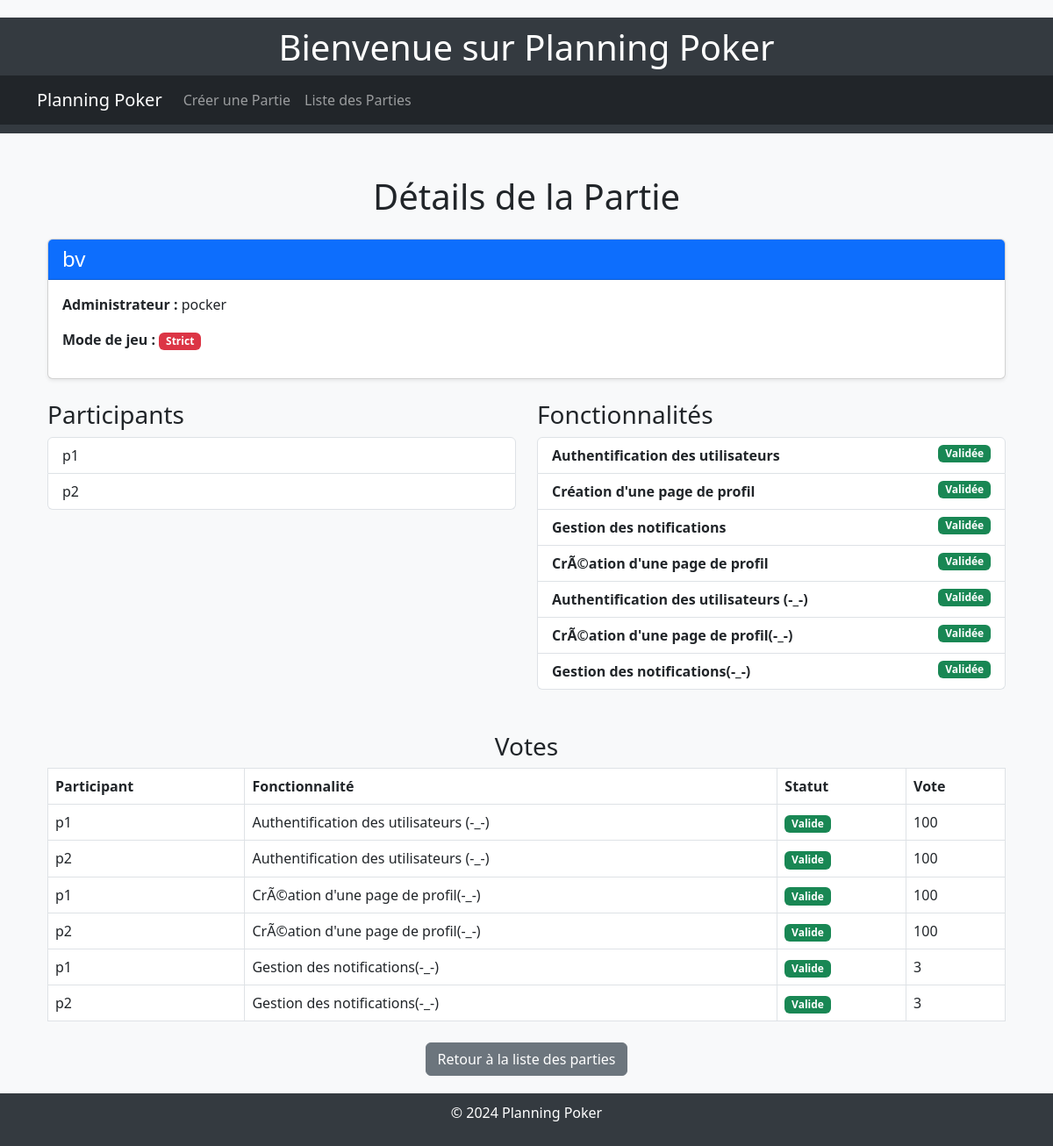
/partie/12/, run on the app's committed database.
### myapp/models.py (models this page shows, shortened)
class Partie(models.Model):
    nom = models.CharField(max_length=200, unique=True)
    admin = models.ForeignKey(Participant, on_delete=models.SET_NULL, null=True, related_name='parties_gerees')
    participants = models.ManyToManyField(Participant, related_name='parties')
    statut = models.CharField(max_length=20, default="new")
    mode_jeu = models.CharField(
        max_length=50,
        choices=[('strict', 'Strict'), ('moyenne', 'Moyenne')],
        default='strict'
    )
    fonctionnalites = models.ManyToManyField(Fonctionnalite, related_name='parties', blank=True)  # Ajout des fonctionnalités

class Participant(models.Model):
    pseudo = models.CharField(max_length=200, unique=True)
    est_admin = models.BooleanField(default=False)  # Pour déterminer si le joueur est admin

class Fonctionnalite(models.Model):
    name = models.CharField(max_length=200)
    description = models.TextField()
    valide = models.BooleanField(default=False)  # Indique si la fonctionnalité a été validée par tous
    difficulte = models.FloatField(null=True, blank=True)  # Moyenne des votes

class Vote(models.Model):
    PARTIE_CHOICES = [
        ('strict', 'Strict'),
        ('moyenne', 'Moyenne'),
        ('mediane', 'Médiane'),
        ('majorite_absolue', 'Majorité absolue'),
        ('majorite_relative', 'Majorité relative'),
    ]
    participant = models.ForeignKey(Participant, on_delete=models.CASCADE)
    fonctionnalite = models.ForeignKey(Fonctionnalite, on_delete=models.CASCADE)
    partie = models.ForeignKey(Partie, on_delete=models.CASCADE)
    vote = models.CharField(max_length=20)  # Permet des valeurs numériques ou textuelles
    mode_jeu = models.CharField(max_length=20, choices=PARTIE_CHOICES)
    fonctionnalite_valide = models.BooleanField(default=False)  # Sauvegarde l'état valide/non-valide

### myapp/views.py (the view)
# urls.py: path('partie/<int:id>/', views.detail_partie, name='detail_partie'),
def detail_partie(request, id):
    partie = get_object_or_404(Partie, id=id)
    votes = Vote.objects.filter(partie=partie)
    return render(request, 'parties/detail_partie.html', {
        'partie': partie,
        'votes': votes,
    })

### myapp/templates/parties/detail_partie.html (shortened to what this page needs)
{% extends 'base_generic.html' %}
{% block content %}
<div class="container mt-5">
    <h1 class="text-center mb-4">Détails de la Partie</h1>
    <div class="card mb-4 shadow-sm">
        <div class="card-header bg-primary text-white">
            <h4 class="card-title mb-0">{{ partie.nom }}</h4>
        </div>
        <div class="card-body">
            <p><strong>Administrateur :</strong> {{ partie.admin.pseudo }}</p>
            <p><strong>Mode de jeu :</strong>
                {% if partie.mode_jeu == 'strict' %}
                    <span class="badge bg-danger">Strict</span>
                {% else %}
                    <span class="badge bg-success">Moyenne</span>
                {% endif %}
            </p>
        </div>
    </div>
    <div class="row">
        <div class="col-md-6">
            <h3>Participants</h3>
            <ul class="list-group">
                {% for participant in partie.participants.all %}
                    <li class="list-group-item">{{ participant.pseudo }}</li>
                {% endfor %}
            </ul>
        </div>
        <div class="col-md-6">
            <h3>Fonctionnalités</h3>
            <ul class="list-group">
                {% for fonctionnalite in partie.fonctionnalites.all %}
                    <li class="list-group-item">
                        <strong>{{ fonctionnalite.name }}</strong>
                        {% if fonctionnalite.valide %}
                            <span class="badge bg-success float-end">Validée</span>
                        {% else %}
                            <span class="badge bg-warning text-dark float-end">En attente</span>
                        {% endif %}
                    </li>
                {% endfor %}
            </ul>
        </div>
    </div>
    <div class="mt-5">
        <h3 class="text-center">Votes</h3>
        <table class="table table-bordered">
            <thead>
                <tr>
                    <th>Participant</th>
                    <th>Fonctionnalité</th>
                    <th>Statut</th>
                    <th>Vote</th>
                </tr>
            </thead>
            <tbody>
                {% for vote in votes %}
                <tr>
                    <td>{{ vote.participant.pseudo }}</td>
                    <td>
                        {% if vote.fonctionnalite %}
                            {{ vote.fonctionnalite.name }}
                        {% else %}
                            <em>Fonctionnalité supprimée</em>
                        {% endif %}
                    </td>
                    <td>
                        {% if vote.fonctionnalite and vote.fonctionnalite.valide %}
                            <span class="badge bg-success">Valide</span>
                        {% elif not vote.fonctionnalite %}
                            <span class="badge bg-secondary">Supprimée</span>
                        {% else %}
                            <span class="badge bg-warning text-dark">Non valide</span>
                        {% endif %}
                    </td>
                    <td>{{ vote.vote }}</td>
                </tr>
                {% empty %}
                <tr>
                    <td colspan="4" class="text-center">Aucun vote n'a été enregistré pour cette partie.</td>
                </tr>
                {% endfor %}
            </tbody>
        </table>
    </div>
    <div class="text-center mt-4">
        <a href="{% url 'lister_parties' %}" class="btn btn-secondary">Retour à la liste des parties</a>
    </div>
</div>
{% endblock %}

### myapp/templates/base_generic.html (style rules this page uses)
body { background-color: #f8f9fa; margin-top: 20px; }

### data on the page
Partie: nom "bv", admin.pseudo "pocker"
Participant: pseudo "p1"
Participant: pseudo "p2"
Fonctionnalite: name "Authentification des utilisateurs", valide "Validée"
Fonctionnalite: name "Création d'une page de profil", valide "Validée"
Fonctionnalite: name "Gestion des notifications", valide "Validée"
Fonctionnalite: name "CrÃ©ation d'une page de profil", valide "Validée"
Fonctionnalite: name "Authentification des utilisateurs (-_-)", valide "Validée"
Fonctionnalite: name "CrÃ©ation d'une page de profil(-_-)", valide "Validée"
Fonctionnalite: name "Gestion des notifications(-_-)", valide "Validée"
Vote: participant.pseudo "p1", fonctionnalite.name "Authentification des utilisateurs (-_-)", shows "Valide", vote "100"
Vote: participant.pseudo "p2", fonctionnalite.name "Authentification des utilisateurs (-_-)", shows "Valide", vote "100"
Vote: participant.pseudo "p1", fonctionnalite.name "CrÃ©ation d'une page de profil(-_-)", shows "Valide", vote "100"
Vote: participant.pseudo "p2", fonctionnalite.name "CrÃ©ation d'une page de profil(-_-)", shows "Valide", vote "100"
Vote: participant.pseudo "p1", fonctionnalite.name "Gestion des notifications(-_-)", shows "Valide", vote "3"
Vote: participant.pseudo "p2", fonctionnalite.name "Gestion des notifications(-_-)", shows "Valide", vote "3"
